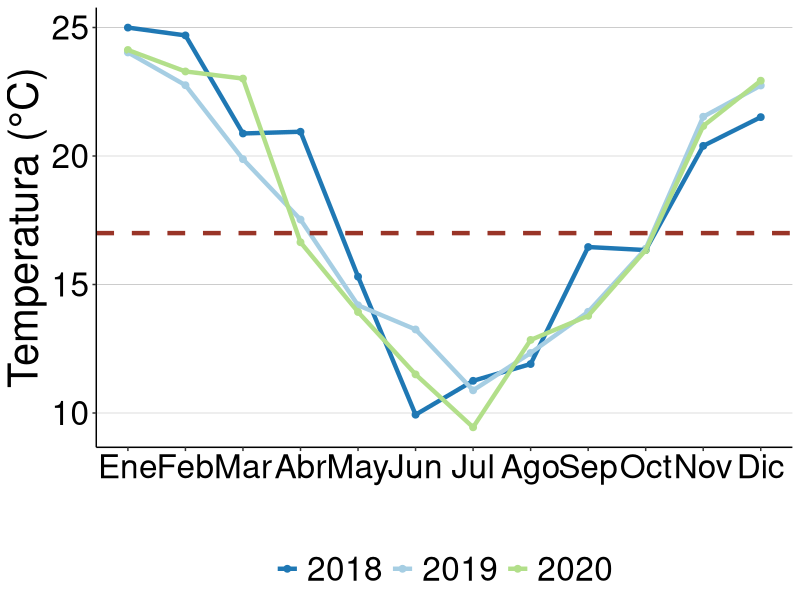
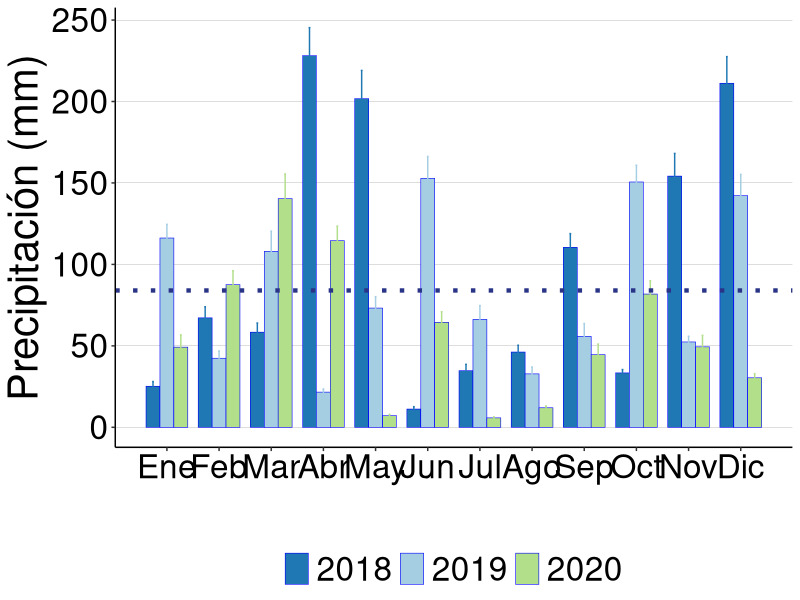

Recreate these plots in R, in order.
## ---- chunk 1
knitr::opts_chunk$set(warning = FALSE, message = FALSE, echo = FALSE)

#Load library
library(readxl)

#Create object "db_met_mor" which contains climate data
db_met_mor <- read_excel("database.xlsx", sheet = "II_M_inta")
#Delete unnecessary columns
db_met_mor<-db_met_mor[,-c(12:28)]

db_met_mor$year<-as.factor(db_met_mor$year)
db_met_mor$date<-as.POSIXct(db_met_mor$date,format="%m-%d-%Y")

db_met_mor$temp_abr<-as.numeric(db_met_mor$temp_abr)
db_met_mor$pp_pluv<-as.numeric(db_met_mor$pp_pluv)
# db_met_mor$month<-factor(db_met_mor$month, levels = c("Ene", "Feb", "Mar", "Abr", "May", "Jun", "Jul", "Ago", "Sep", "Oct", "Nov", "Dic"))

## ---- chunk 2
knitr::opts_chunk$set(warning = FALSE, message = FALSE, echo = FALSE)

db_met_mor<-na.omit(db_met_mor)

library(dplyr)
table_met_temp <- db_met_mor %>%
  dplyr::group_by(year, month) %>%
  dplyr::summarise(n=n(),
                   Mean=mean(temp_abr),
                   sd=sd(temp_abr))

table_met_pp_pluv <- db_met_mor %>%
  dplyr::group_by(year, month) %>%
  dplyr::summarise(Mean_pp=sum(pp_pluv),
                   sd_pp=sd(pp_pluv))

datos_unidos2 <- merge(table_met_temp, table_met_pp_pluv, by = c("month", "year"))

datos_unidos <- datos_unidos2 %>%
  filter(year %in% c(2018, 2019, 2020))


palette <- c("#1F78B4","#A6CEE3",  "#B2DF8A")
library(ggplot2)
gg_month_mor_temp<-ggplot(datos_unidos, aes(x = month, y = Mean, color = year, fill = year, width = 1)) +
    geom_point(size = 2) +
    stat_summary(fun = "mean", size = 1.5, geom = "line") +
    scale_color_manual(values = palette) +
    scale_fill_manual(values = palette) +
    # facet_grid(year ~ .) +
    labs(y = "Temperatura (°C)", x = "") +
    theme_classic() +
    theme(panel.grid.major.y = element_line(size = 0.05, color = 'black')) +
    theme(panel.grid.major.x = element_blank()) +
    theme(text = element_text(size = 30, color = 'black')) +
    theme(axis.text = element_text(color = 'black')) +
    theme(legend.position = "bottom") +
    theme(legend.title=element_blank())+
    scale_x_continuous(breaks = 1:12, labels = c("Ene", "Feb", "Mar", "Abr", "May", "Jun",
                                                 "Jul", "Ago", "Sep", "Oct", "Nov", "Dic"))+
    geom_hline(yintercept = 17.00000000, color = "#993427", linetype = "dashed", size = 1.5)

gg_month_mor_pp<-ggplot(datos_unidos, aes(x = month, y = Mean_pp, color = year, fill = year, width = 0.8)) +
    stat_summary(aes(y = Mean_pp), fun = "mean", size = .2, geom = "bar", position = position_dodge(0.8), color = "blue") +
    geom_errorbar(aes(ymin = Mean_pp - sd_pp, ymax = Mean_pp + sd_pp), width = .1, position = position_dodge(0.8)) +
    scale_color_manual(values = palette) +
    scale_fill_manual(values = palette) +
    # facet_grid(year ~ .) +
    labs(y = "Precipitación (mm)", x = "") +
    theme_classic() +
    theme(panel.grid.major.y = element_line(size = 0.05, color = 'black')) +
    theme(panel.grid.major.x = element_blank()) +
    theme(text = element_text(size = 30, color = 'black')) +
    theme(axis.text = element_text(color = 'black')) +
    theme(legend.position = "bottom") +
    theme(legend.title=element_blank())+
    scale_x_continuous(breaks = 1:12, labels = c("Ene", "Feb", "Mar", "Abr", "May", "Jun",
                                                 "Jul", "Ago", "Sep", "Oct", "Nov", "Dic"))+
    geom_hline(yintercept = 84, color = "#293487", linetype = 3, size = 1.5)

gg_month_mor_temp

# c("Jan", "Feb", "Mar", "Apr", "May", "Jun", "Jul", "Aug", "Sep", "Oct", "Nov", "Dec")

## ---- chunk 3
knitr::opts_chunk$set(warning = FALSE, message = FALSE, echo = FALSE)

gg_month_mor_pp
